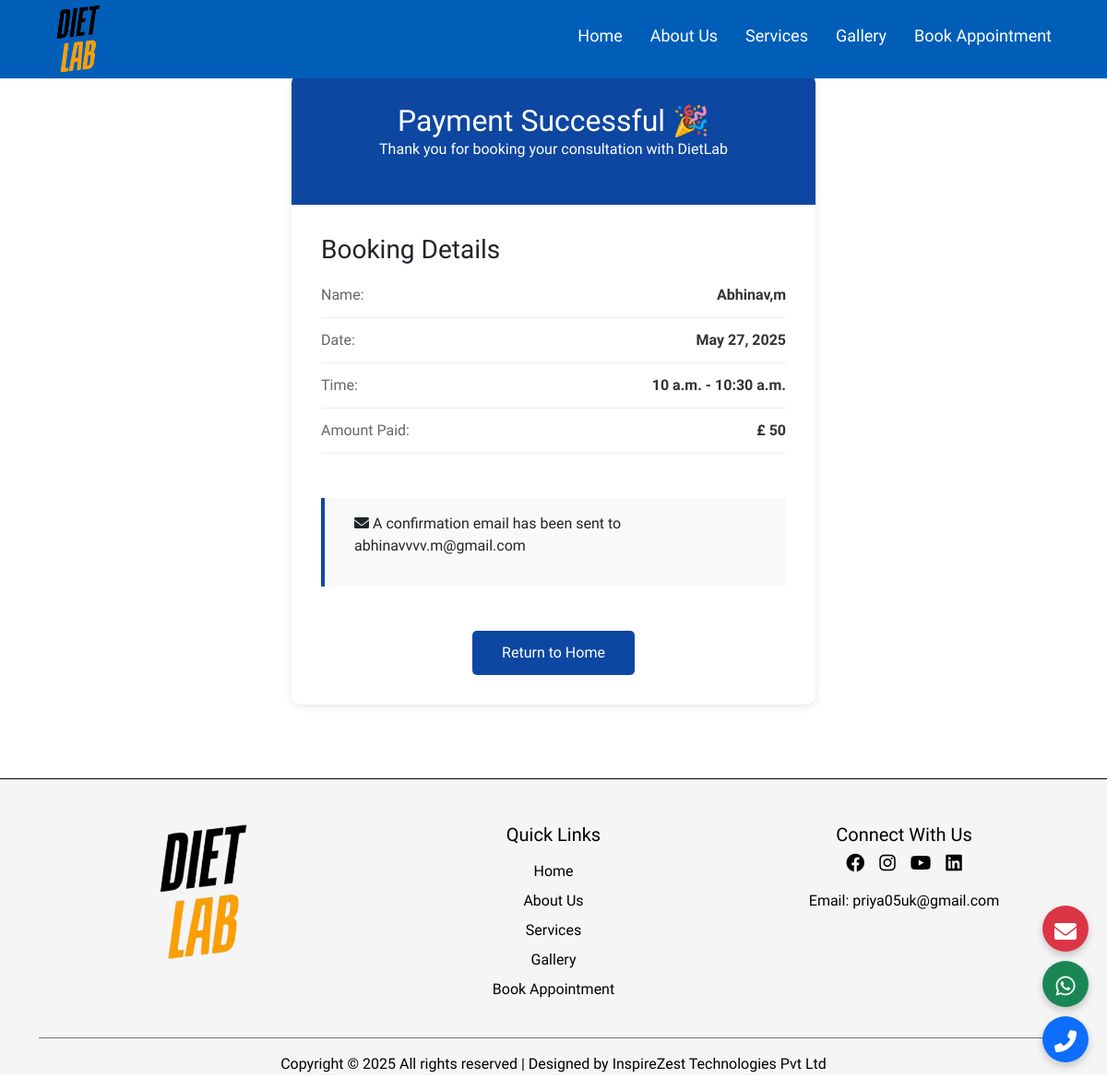
The app's page /payment/success/ (signed in), older data.
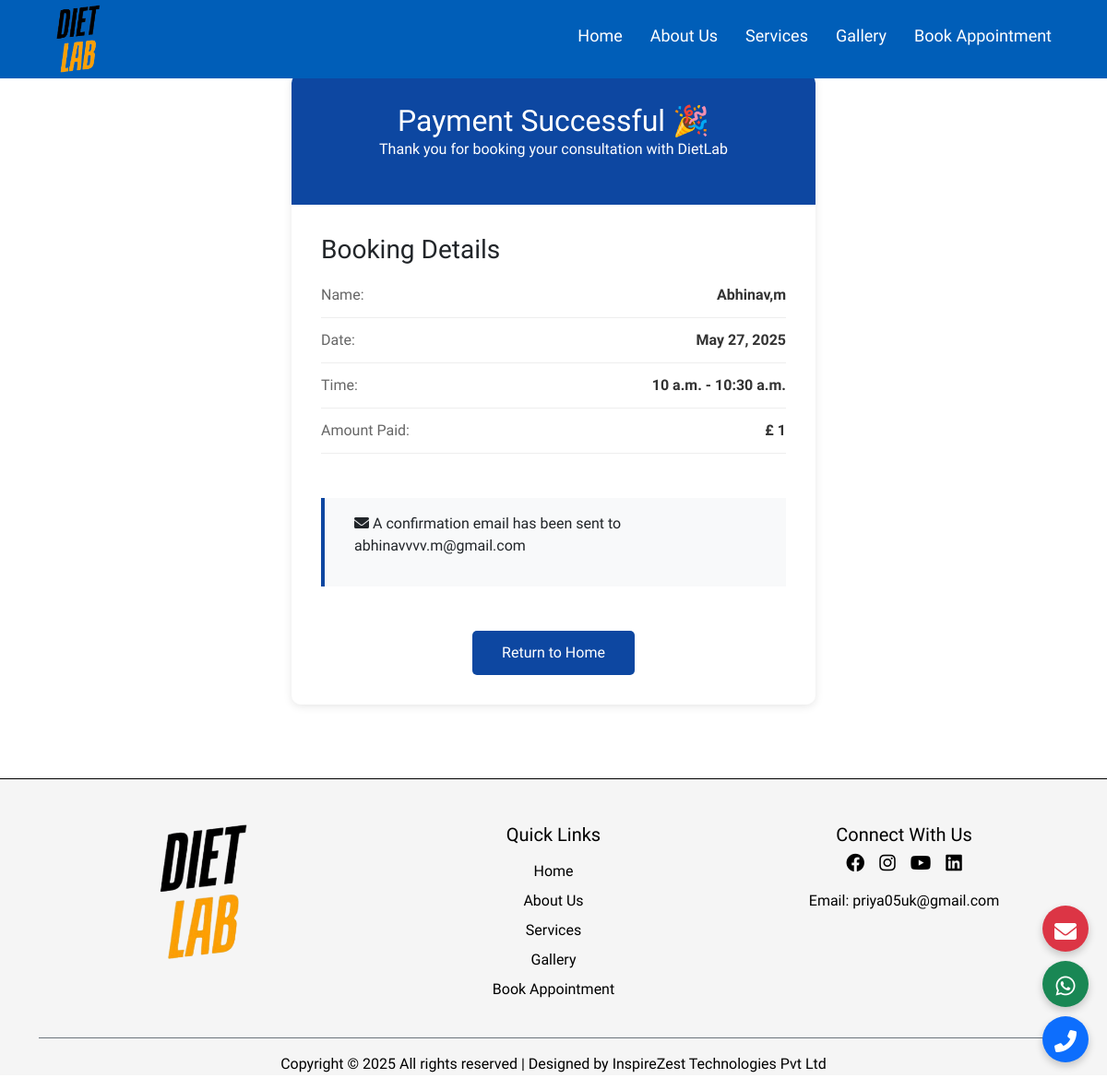
The same page, newer data.
### app/models.py (models this page shows, shortened)
class ContactUs(models.Model):
    name = models.CharField(max_length=200)
    age = models.IntegerField()
    email = models.EmailField()
    phone = PhoneNumberField()
    goal = models.TextField()
    choices = (
        ("YES", "YES"),
        ("NO", "NO"),
    )
    any_medical_history = models.CharField(choices=choices, default="NO")
    medical_history_details = models.CharField(max_length=255, blank=True, null=True)
    time = models.ForeignKey(AvailableTime,on_delete=models.CASCADE)
    is_paid = models.BooleanField(default=False)
    price= models.ForeignKey(AppointmentPrice,on_delete=models.CASCADE)
    booked_on = models.DateTimeField(auto_now_add=True)
    session_key = models.CharField(max_length=40, blank=True, null=True)

class AvailableTime(models.Model):
    date = models.ForeignKey(Availabledate, on_delete=models.CASCADE)
    start_time = models.TimeField(help_text="Enter time in UK timezone")
    end_time = models.TimeField(help_text="Enter time in UK timezone")
    is_available = models.BooleanField(default=True)
    timezone = models.CharField(max_length=50, default='Europe/London')
    class Meta:
        unique_together = ('date', 'start_time', 'end_time')
        ordering = ['date', 'start_time']

class Availabledate(models.Model):
    date = models.DateField(unique=True)

class AppointmentPrice(models.Model):
    offer_price = models.DecimalField(max_digits=10, decimal_places=0)
    actual_price = models.DecimalField(max_digits=10, decimal_places=0)
    updated_on = models.DateTimeField(auto_now=True)

### app/views.py (the view, shortened to what this page needs)
# urls.py: path("payment/success/", views.payment_success_view, name="payment_success"),
def payment_success_view(request):
    contact_id = request.session.get('contact_id')
    if contact_id:
        try:
            instance = ContactUs.objects.get(id=contact_id)
            del request.session['contact_id']
            messages.success(request, "Payment successful! Your consultation has been confirmed.")
            return render(request, "payment_success.html", {"contact": instance})
        except ContactUs.DoesNotExist:
            messages.error(request, "We couldn't find your booking.")
    else:
        messages.error(request, "No payment session found.")
    return redirect("contact")

### app/templates/payment_success.html (shortened to what this page needs)
{% extends 'base.html' %}
{% block main_block %}
<div class="success-container">
    <div class="success-box">
        <div class="success-header">
            <h2> Payment Successful 🎉</h2>
            <p>Thank you for booking your consultation with DietLab</p>
        </div>
        <div class="booking-details">
    <h3>Booking Details</h3>
    <div class="detail-row">
        <span class="label">Name:</span>
        <span class="value">{{ contact.name }}</span>
    </div>
    <div class="detail-row">
        <span class="label">Date:</span>
        <span class="value">{{ contact.time.date.date }}</span>
    </div>
    <div class="detail-row">
        <span class="label">Time:</span>
        <span class="value">{{ contact.time.start_time }} - {{ contact.time.end_time }}</span>
    </div>
    <div class="detail-row">
        <span class="label">Amount Paid:</span>
        <span class="value">£ {{ contact.price.offer_price }}</span>
    </div>
</div>
        <div class="email-notification">
            <p><i class="fa-solid fa-envelope"></i> A confirmation email has been sent to {{ contact.email }}</p>
        </div>
        <div class="actions">
            <a href="{% url 'home' %}" class="home-btn">Return to Home</a>
        </div>
    </div>
</div>
{% endblock %}

### app/templates/base.html (shortened to what this page needs)
<!DOCTYPE html>
{%load static%}
<html lang="en">
<head>
    <link rel="stylesheet" href="https://cdnjs.cloudflare.com/ajax/libs/font-awesome/6.0.0-beta3/css/all.min.css">
    <link rel="stylesheet" href="https://cdn.jsdelivr.net/npm/bootstrap-icons@1.10.5/font/bootstrap-icons.css">
    <link href="https://cdn.jsdelivr.net/npm/bootstrap@5.3.3/dist/css/bootstrap.min.css" rel="stylesheet"
>
    <link rel="stylesheet" href="{% static 'css/base.css' %}">
    <link href="https://unpkg.com/aos@2.3.1/dist/aos.css" rel="stylesheet">
</head>
<body>
    <nav class="navbar">
        <a href="{% url 'home' %}" class="logo">
            <img src="{% static 'images/dietlab_logo.png' %}" alt="Logo">
        </a>
        <ul class="nav-links mt-2">
            <li><a href="{% url 'home' %}">Home</a></li>
            <li><a href="{% url 'about' %}">About Us</a></li>
            <li><a href="{% url 'service' %}">Services</a></li>
            <li><a href="{% url 'gallery' %}">Gallery</a></li>
            <li><a href="{% url 'contact' %}">Book Appointment</a></li>
        </ul>
    </nav>
    <div class="fixed-contact-buttons">
        <a href="https://mail.google.com/mail/?view=cm&fs=1&to=priya05uk@gmail.com"
            class="mail-btn bg-danger d-none d-md-inline-block pulse-mail">
            <i class="fas fa-envelope text-white d-flex justify-content-center mt-3"></i>
        </a>
        <a href="https://wa.me/447356252225" target="_blank" class="whatsapp-btn bg-success pulse-whatsapp">
            <i class="fab fa-whatsapp text-white d-flex justify-content-center mt-1"></i>
        </a>
        <a href="tel:+447356252225" class="phone-btn bg-primary pulse-phone">
            <i class="fas fa-phone-alt text-white d-flex justify-content-center mt-1"></i>
        </a>
    </div>
    {%block main_block%}
    {%endblock%}
    {% if request.resolver_match.url_name != 'contact' %}
    <footer class=" text-black pt-5 " style="background: rgb(245, 245, 245); border-top: 1px solid black;">
        <div class="container">
            <div class="row text-center justify-content-center">
                <div class="col-md-4 mb-4 text-center">
                    <a href="#" class="logo-imgg d-inline-block mb-2">
                        <img src="{% static 'images/dietlab_logo.png' %}" alt="Logo">
                    </a>
                </div>
                <div class="col-md-4 mb-4 text-center ">
                    <h5>Quick Links</h5>
                    <ul class="list-unstyled mt-3">
                        <li class="mb-2"><a href="{% url 'home' %}" class="text-black text-decoration-none">Home</a>
                        </li>
                        <li class="mb-2"><a href="{% url 'about' %}" class="text-black text-decoration-none">About
                                Us</a></li>
                        <li class="mb-2"><a href="{% url 'service' %}"
                                class="text-black text-decoration-none">Services</a></li>
                        <li class="mb-2"><a href="{% url 'gallery' %}"
                                class="text-black text-decoration-none">Gallery</a></li>
                        <li class="mb-2"><a href="{% url 'contact' %}"
                                class="text-black text-decoration-none">Book Appointment</a></li>
                    </ul>
                </div>
                <div class="col-md-4 mb-4 text-center">
                    <h5>Connect With Us</h5>
                    <ul class="list-unstyled d-flex justify-content-center flex-wrap gap-3">
                        <li><a href="https://www.facebook.com/share/1JuUDvysGJ/?mibextid=wwXIfr" target="_blank"
                                class="text-black" title="Facebook"><i class="fab fa-facebook fa-lg"></i></a></li>
                        <li><a href="https://www.instagram.com/diet_lab_by_priya?igsh=eGFoM3I3MXlwMWtt&utm_source=qr"
                                target="_blank" class="text-black" title="Instagram"><i
                                    class="fab fa-instagram fa-lg"></i></a></li>
                        <li><a href="https://youtube.com/@dietlabbypriya3566?si=lvKdqtyj0FEVey-V" target="_blank"
                                class="text-black" title="Instagram"><i class="fab fa-youtube fa-lg"></i></a></li>
                        <li><a href="https://www.linkedin.com/in/priyanka-babu-25494735b?utm_source=share&utm_campaign=share_via&utm_content=profile&utm_medium=ios_app"
                                target="_blank" class="text-black" title="linkedin"><i
                                    class="fab fa-linkedin fa-lg"></i></a></li>
                    </ul>
                    <p>Email: <a href="mailto:priya05uk@gmail.com"
                            class="text-black text-decoration-none">priya05uk@gmail.com</a></p>
                </div>
            </div>
            <div class="text-center pt-3 border-top border-secondary">
                <p class="mb-0 small">
                <div class="footer-bottom">
                <p>Copyright © 2025 All rights reserved | Designed by <a class="company text-decoration-none"
                        href="https://inspirezesttechnologies.com/">InspireZest Technologies Pvt Ltd</a></p>
            </div>
            </div>
        </div>
    </footer>
    {% endif %}
</body>
</html>

### static/css/base.css (style rules this page uses)
body { font-family: 'Barlow Condensed', sans-serif; margin: 0; padding: 0; box-sizing: border-box; }
.navbar { font-family: 'Barlow Condensed', sans-serif; background-color: #005eb8; position: fixed; top: 0; left: 0; width: 100%; padding: 5px 5%; display: flex; justify-content: space-between; align-items: center; z-index: 1000; transition: background-color 0.8s ease; }
.logo-imgg img { height: 150px; }
.logo img { height: 75px; width: auto; }
.nav-links { display: flex; gap: 30px; list-style: none; }
.nav-links a { color: rgb(255, 255, 255); text-decoration: none; font-weight: 500; font-size: 18px; position: relative; transition: color 0.3s ease; }
.nav-links a::after { content: ''; position: absolute; width: 0; height: 2px; bottom: -5px; left: 0; background-color: #ffffff; transition: width 0.3s ease; }
.fixed-contact-buttons { position: fixed; bottom: 30px; right: 20px; z-index: 9999; display: flex; flex-direction: column; gap: 10px; }
.fixed-contact-buttons a { display: flex; align-items: center; justify-content: center; width: 50px; height: 50px; color: #fff; font-size: 24px; border-radius: 50%; box-shadow: 0 4px 8px rgba(0, 0, 0, 0.2); transition: all 0.3s ease-in-out; text-decoration: none; }
.whatsapp-btn { background-color: #25D366; }
.pulse-mail { animation: beep 2s ease-in-out infinite; color: red; }
.pulse-whatsapp { animation: beep 2s ease-in-out infinite; color: green; }
.pulse-phone { animation: beep 2s ease-in-out infinite; color: blue; }
.company { color: black; }
.company { transition: background 0.4s ease, box-shadow 0.3s ease; }

### app/templates/payment_success.html (style rules this page uses)
.success-container { max-width: 600px; margin: 5rem auto; padding: 0 1rem; }
.success-box { background: white; border-radius: 10px; box-shadow: 0 2px 10px rgba(0,0,0,0.1); overflow: hidden; }
.success-header { background-color: #0D47A1; color: white; padding: 2rem; text-align: center; }
.success-header h2 { margin: 0; font-size: 2rem; }
.booking-details { padding: 2rem; }
.detail-row { display: flex; justify-content: space-between; padding: 0.75rem 0; border-bottom: 1px solid #eee; }
.label { color: #666; font-weight: 500; }
.value { font-weight: 600; color: #333; }
.email-notification { background: #f8f9fa; padding: 1rem 2rem; border-left: 4px solid #0D47A1; margin: 1rem 2rem; }
.actions { padding: 2rem; text-align: center; }
.home-btn { display: inline-block; padding: 0.75rem 2rem; background-color: #0D47A1; color: white; text-decoration: none; border-radius: 5px; transition: background-color 0.3s; }

Row changes from the older to the newer data that the page shows:
changed through a linked row, ContactUs "Abhinav,m": price.offer_price "50" → "1"
